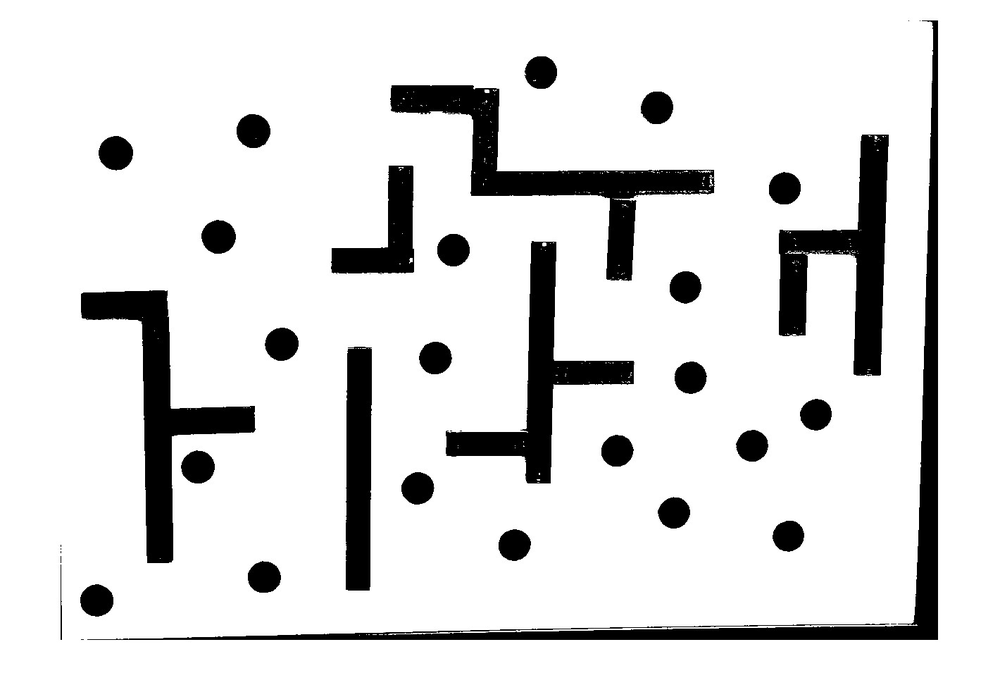
#> input picture src/trajectory_generator/trajectory_generator/Converted_Maze.png, 1000 x 685 px, shrunk from 1420 x 972 before the run, found by its file name
$ python obstacleExtractor.py
#> lines starting #> are read from the running program, lines starting #| are printed output that depends on the picture; after the words box and inside, x2 and y2 are one past the last pixel; in counts of white or black regions, pixels touching at a corner belong together
from PIL import Image, ImageOps
import numpy as np
import matplotlib.pyplot as plt


img = Image.open('/home/chris/capstone/hitc_ws/src/trajectory_generator/trajectory_generator/Converted_Maze.png')
#> img is the input picture: PIL image 1000x685 RGBA; mean R, G, B, A 222.7, 222.7, 222.7, 255
img = ImageOps.grayscale(img)
#> img: PIL image 1000x685 L

np_img = np.array(img)
np_img = ~np_img
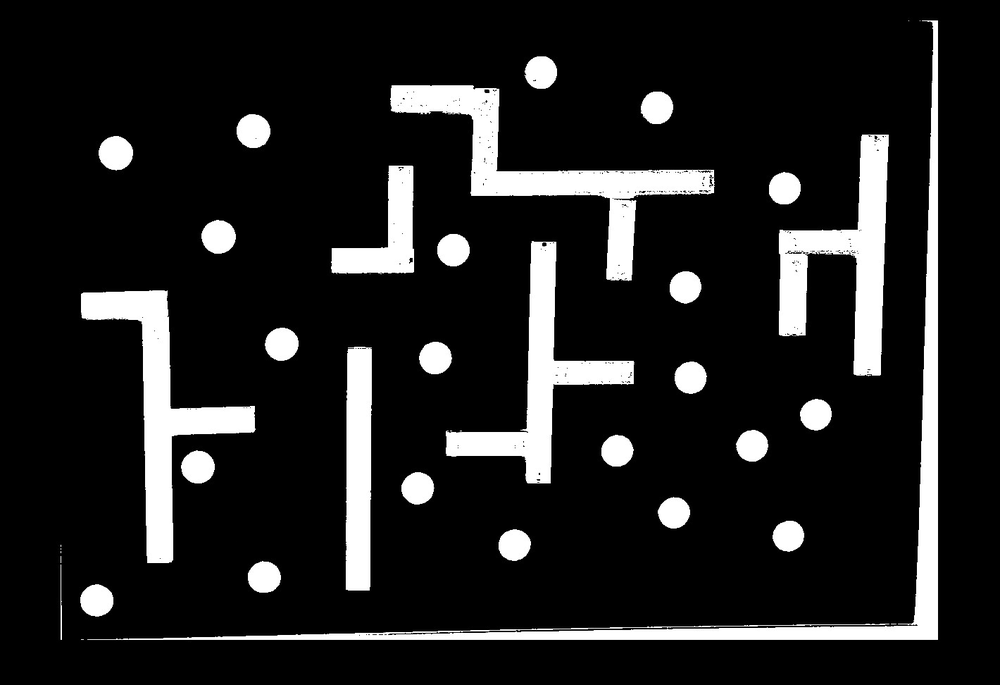
#> np_img: shape (685, 1000); min 0, max 255, mean 32.3
np_img[np_img > 0] = 1
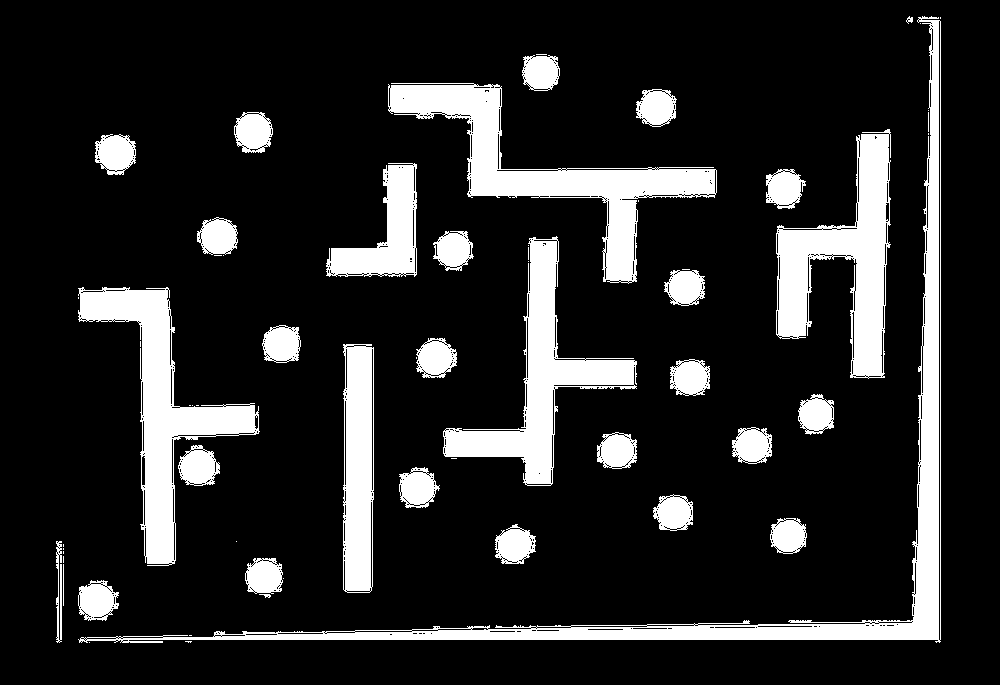
#> np_img: shape (685, 1000); values 0 (black) and 1 (white), 15.7% white; 61 white regions (28 under 20 px), largest, box (x1, y1, x2, y2) and area: (78, 16, 941, 643) 19975, (388, 83, 717, 284) 14424, (78, 287, 260, 566) 12804
plt.set_cmap('binary')
plt.imshow(np_img)

#Save Image
np.save('/home/chris/capstone/hitc_ws/src/trajectory_generator/trajectory_generator/Converted_Maze.npy', np_img)
grid = np.load('Converted_Maze.npy')
#> (reads src/trajectory_generator/trajectory_generator/Converted_Maze.npy from the repository)
plt.imshow(grid, cmap = "binary")
plt.tight_layout()
plt.show()
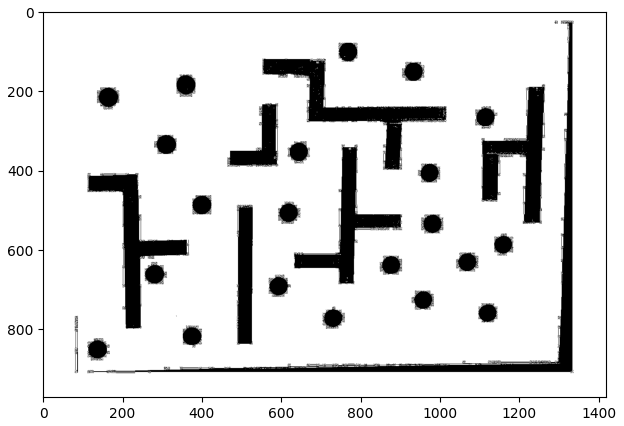
#> figure drawn by matplotlib, 1 panel
